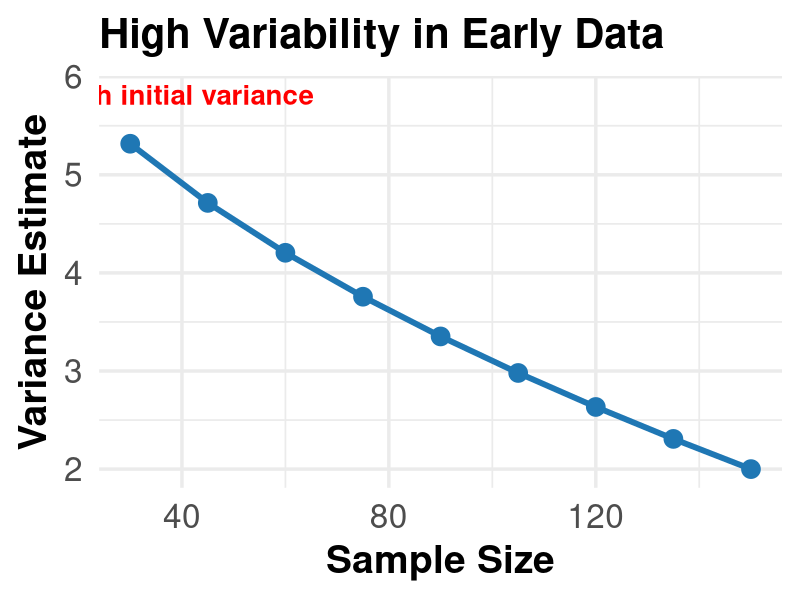
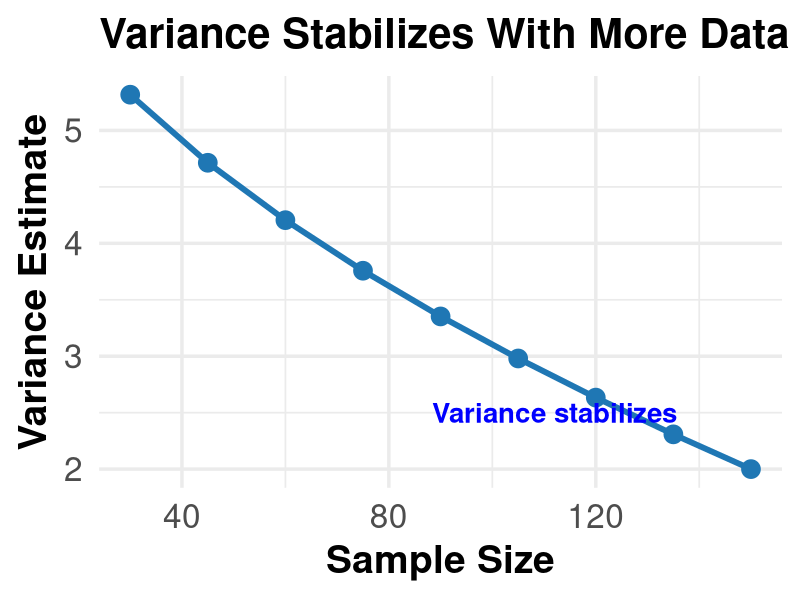
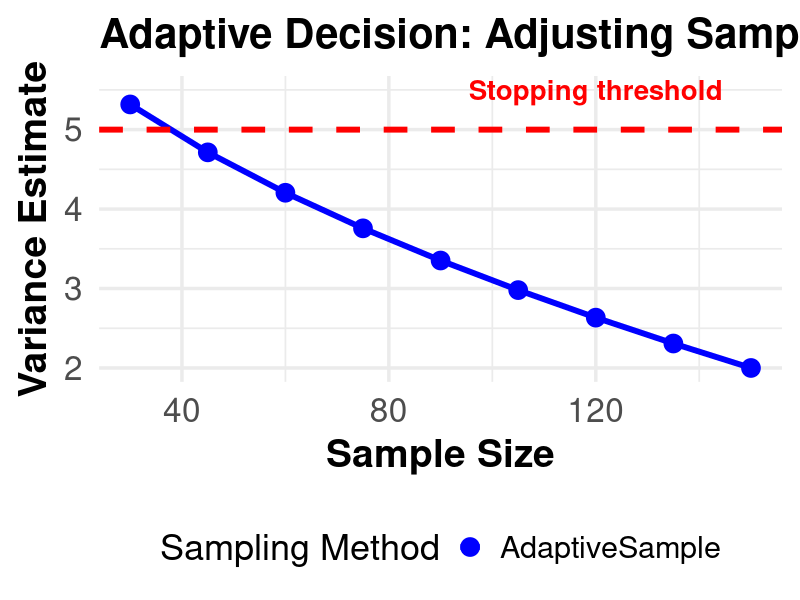
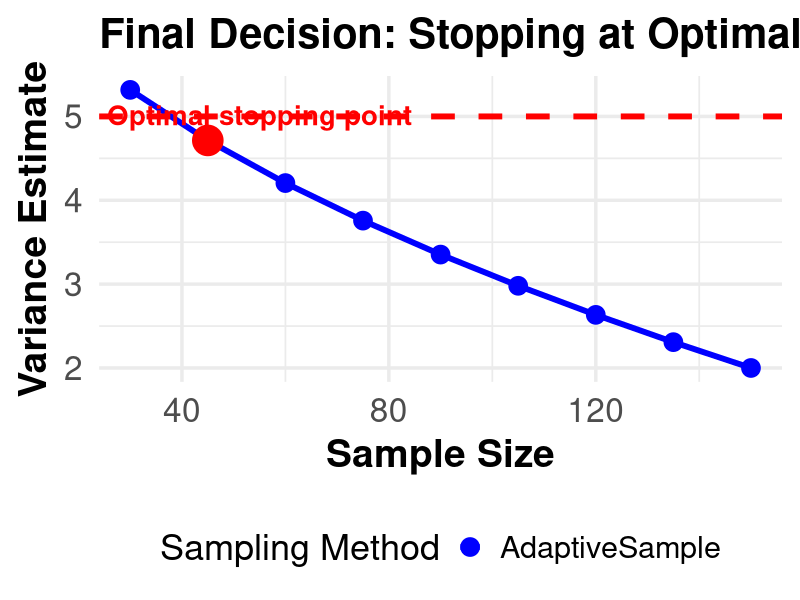
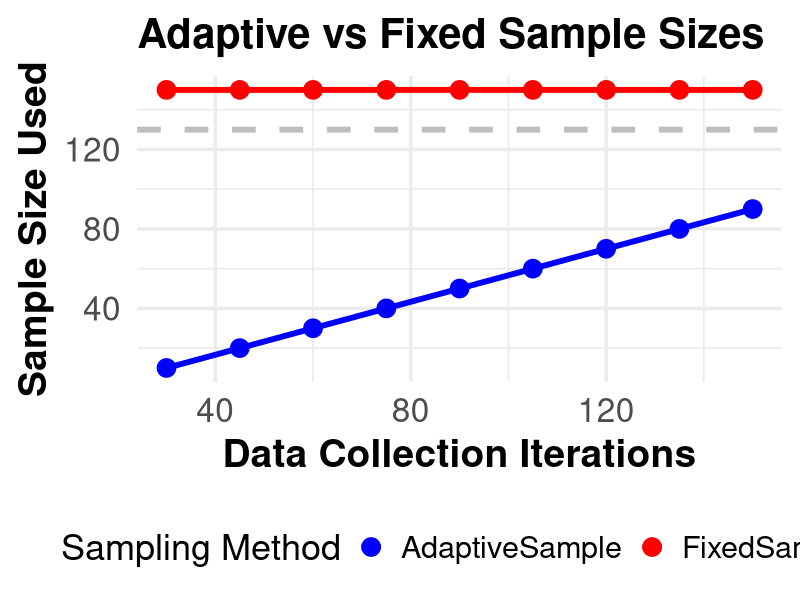
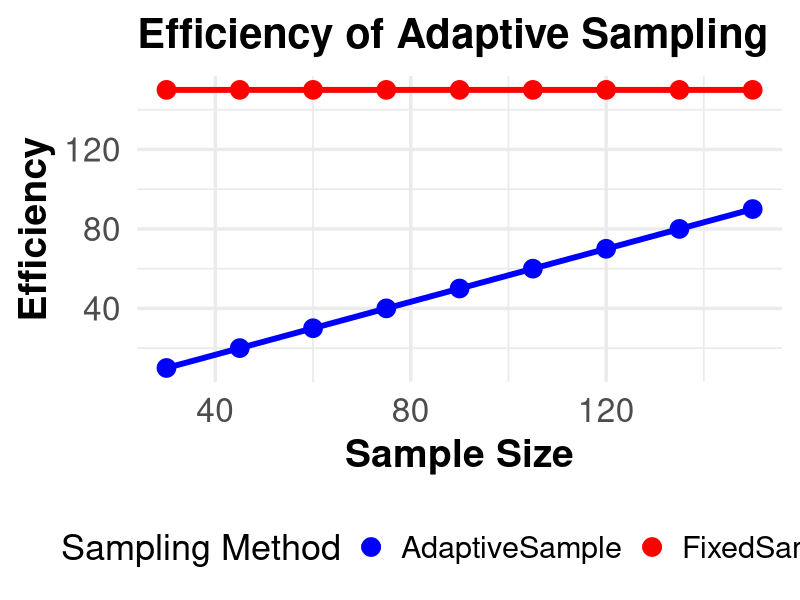

Source code (R) for these figures, in order:
## ---- chunk 1
# Load necessary libraries
library(ggplot2)
library(dplyr)

# Set seed for reproducibility
set.seed(42)

# Define parameters
initial_sample_size <- 30
max_sample_size <- 160
threshold <- 5  # Stopping criteria

# **Updated Variance Simulation** (Starts Above Threshold and Drops Below It)
sample_sizes <- seq(initial_sample_size, max_sample_size, by = 15)
variance_estimates <- 8 - (6 * sqrt(sample_sizes) / sqrt(max(sample_sizes)))  # Adjusted variance function

# Create a data frame
data <- data.frame(
  SampleSize = sample_sizes,
  Variance = variance_estimates
)

# Identify stopping point where variance falls below the threshold
stop_index <- min(which(data$Variance <= threshold))
if (length(stop_index) == 0) { stop_index <- nrow(data) }  # Ensure there's always a stopping point
stop_point <- data[stop_index,]

# Custom theme
custom_theme <- theme_minimal(base_size = 26) +  
  theme(
    plot.title = element_text(size = 30, face = "bold"),  
    axis.title.x = element_text(size = 28, face = "bold"), 
    axis.title.y = element_text(size = 28, face = "bold"), 
    axis.text = element_text(size = 24),  
    plot.background = element_rect(fill = "transparent", color = NA),
    legend.text = element_text(size = 22),
    legend.position = "bottom"
  )

# ✅ **1. Initial Variability in Early Data**
plot1 <- ggplot(data, aes(x = SampleSize, y = Variance)) +
  geom_line(color = "#1F77B4", size = 2) +  
  geom_point(color = "#1F77B4", size = 6) +
  annotate("text", x = initial_sample_size + 10, y = variance_estimates[1] + 0.5, 
           label = "High initial variance", size = 7, color = "red", fontface = "bold") +
  labs(
    title = "High Variability in Early Data",
    x = "Sample Size",
    y = "Variance Estimate"
  ) +
  custom_theme
ggsave("plot1_initial_variability.png", plot1, bg = "transparent", width = 12, height = 7)

# ✅ **2. Variance Stabilization Over Time**
plot2 <- ggplot(data, aes(x = SampleSize, y = Variance)) +
  geom_line(color = "#1F77B4", size = 2) +
  geom_point(color = "#1F77B4", size = 6) +
  annotate("text", x = max_sample_size * 0.7, y = min(variance_estimates) + 0.5, 
           label = "Variance stabilizes", size = 7, color = "blue", fontface = "bold") +
  labs(
    title = "Variance Stabilizes With More Data",
    x = "Sample Size",
    y = "Variance Estimate"
  ) +
  custom_theme
ggsave("plot2_variance_stabilization.png", plot2, bg = "transparent", width = 12, height = 7)

# ✅ **3. Adaptive Sample Size Decision**
plot3 <- ggplot(data, aes(x = SampleSize, y = Variance)) +
  geom_line(aes(color = "AdaptiveSample"), size = 2) +
  geom_point(aes(color = "AdaptiveSample"), size = 6) +
  geom_hline(yintercept = threshold, linetype = "dashed", color = "red", size = 2) +
  annotate("text", x = max_sample_size * 0.75, y = threshold + 0.5, 
           label = "Stopping threshold", size = 7, color = "red", fontface = "bold") +
  scale_color_manual(values = c("AdaptiveSample" = "blue")) +
  labs(
    title = "Adaptive Decision: Adjusting Sample Size",
    x = "Sample Size",
    y = "Variance Estimate",
    color = "Sampling Method"
  ) +
  custom_theme
ggsave("plot3_adaptive_sample_size.png", plot3, bg = "transparent", width = 12, height = 7)

# ✅ **4. Final Decision: Stopping at Optimal Point**
plot4 <- ggplot(data, aes(x = SampleSize, y = Variance)) +
  geom_line(aes(color = "AdaptiveSample"), size = 2) +
  geom_point(aes(color = "AdaptiveSample"), size = 6) +
  geom_hline(yintercept = threshold, linetype = "dashed", color = "red", size = 2) +
  geom_point(data = stop_point, aes(x = SampleSize, y = Variance), color = "red", size = 10) +
  annotate("text", x = stop_point$SampleSize + 10, y = stop_point$Variance + 0.3, 
           label = "Optimal stopping point", size = 7, color = "red", fontface = "bold") +
  scale_color_manual(values = c("AdaptiveSample" = "blue")) +
  labs(
    title = "Final Decision: Stopping at Optimal Point",
    x = "Sample Size",
    y = "Variance Estimate",
    color = "Sampling Method"
  ) +
  custom_theme
ggsave("plot4_final_decision.png", plot4, bg = "transparent", width = 12, height = 7)

# ✅ **5. Adaptive vs Fixed Sampling Comparison**
sample_sizes_fixed <- rep(150, length(sample_sizes))  
adaptive_sample_sizes <- cumsum(rep(10, length(sample_sizes)))  
adaptive_sample_sizes[adaptive_sample_sizes > 130] <- 130  

comparison_data <- data.frame(
  SampleSize = sample_sizes,
  Fixed = sample_sizes_fixed,
  Adaptive = adaptive_sample_sizes
)

plot5 <- ggplot(comparison_data, aes(x = SampleSize)) +
  geom_line(aes(y = Fixed, color = "FixedSample"), size = 2) +
  geom_point(aes(y = Fixed, color = "FixedSample"), size = 6) +
  geom_line(aes(y = Adaptive, color = "AdaptiveSample"), size = 2) +
  geom_point(aes(y = Adaptive, color = "AdaptiveSample"), size = 6) +
  geom_hline(yintercept = 130, linetype = "dashed", color = "gray", size = 2) +
  scale_color_manual(values = c("FixedSample" = "red", "AdaptiveSample" = "blue")) +
  labs(
    title = "Adaptive vs Fixed Sample Sizes",
    x = "Data Collection Iterations",
    y = "Sample Size Used",
    color = "Sampling Method"
  ) +
  custom_theme

ggsave("plot5_adaptive_vs_fixed.png", plot5, bg = "transparent", width = 12, height = 7)

# ✅ **6. Final Summary Plot**
summary_data <- data.frame(
  SampleSize = sample_sizes,
  Fixed = sample_sizes_fixed,
  Adaptive = adaptive_sample_sizes
)

plot6 <- ggplot(summary_data, aes(x = SampleSize)) +
  geom_line(aes(y = Fixed, color = "FixedSample"), size = 2) +
  geom_point(aes(y = Fixed, color = "FixedSample"), size = 6) +
  geom_line(aes(y = Adaptive, color = "AdaptiveSample"), size = 2) +
  geom_point(aes(y = Adaptive, color = "AdaptiveSample"), size = 6) +
  scale_color_manual(values = c("FixedSample" = "red", "AdaptiveSample" = "blue")) +
  labs(
    title = "Efficiency of Adaptive Sampling",
    x = "Sample Size",
    y = "Efficiency",
    color = "Sampling Method"
  ) +
  custom_theme

ggsave("plot6_efficiency.png", plot6, bg = "transparent", width = 12, height = 7)

# Confirm plots were saved
message("✅ Updated Plots Saved:
- plot1_initial_variability.png 
- plot2_variance_stabilization.png 
- plot3_adaptive_sample_size.png 
- plot4_final_decision.png
- plot5_adaptive_vs_fixed.png
- plot6_efficiency.png")


